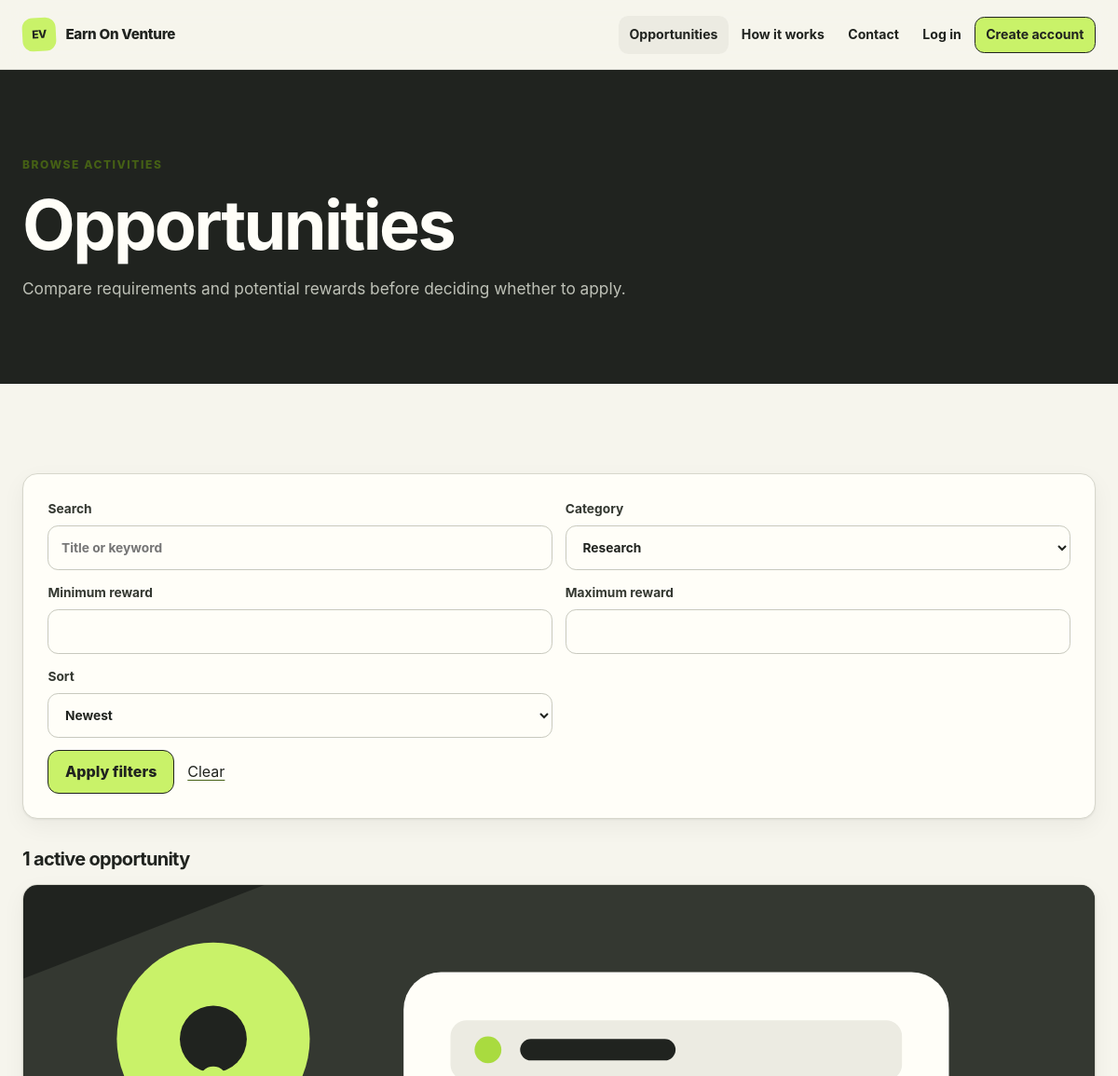
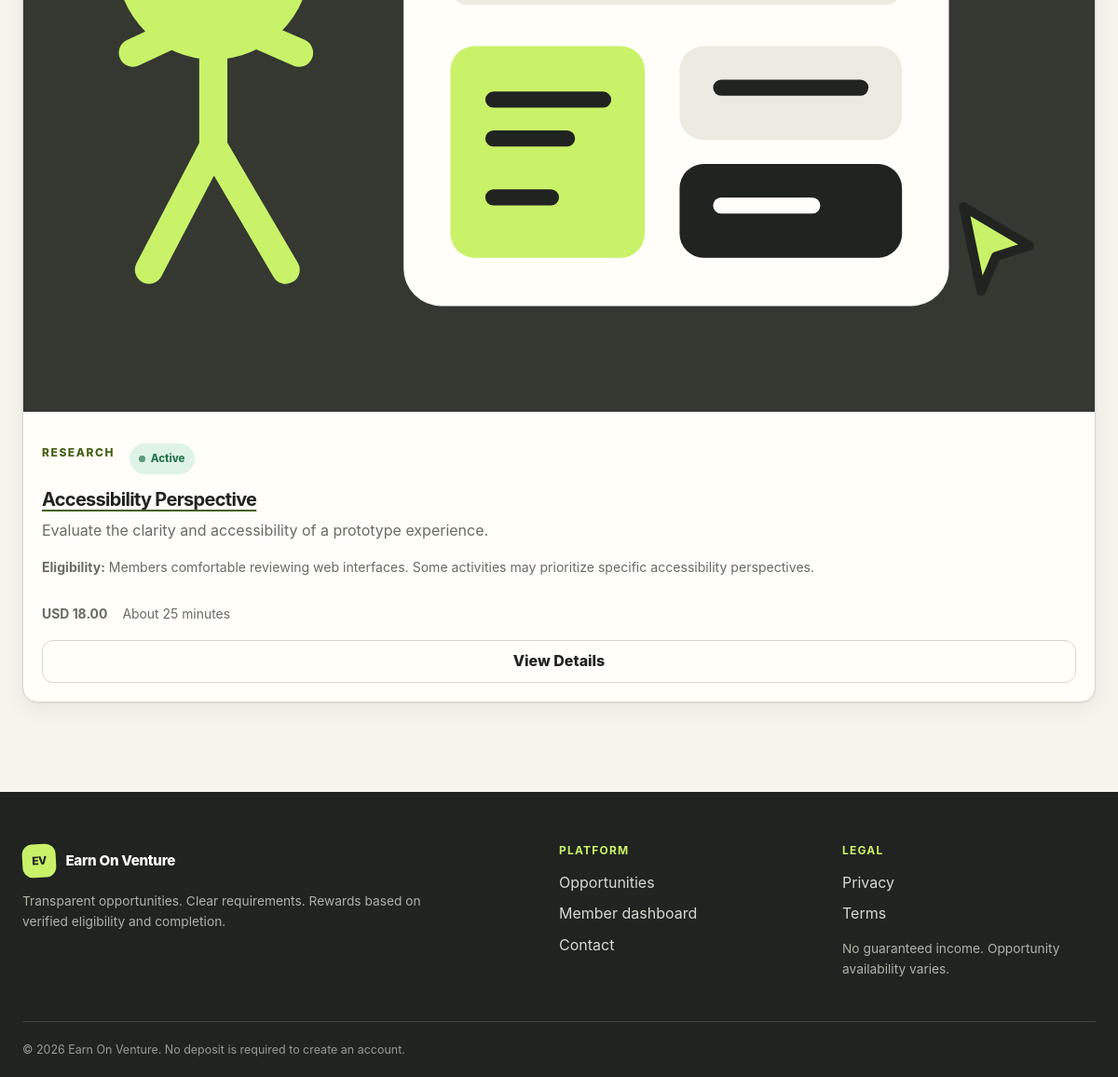
The page /opportunities.php?category=Research on the database its author committed (2 pictures, top to bottom).
### tables this page shows
CREATE TABLE IF NOT EXISTS opportunities (
  id BIGINT UNSIGNED AUTO_INCREMENT PRIMARY KEY,
  title VARCHAR(180) NOT NULL,
  category VARCHAR(80) NOT NULL,
  short_description VARCHAR(300) NOT NULL,
  description TEXT NOT NULL,
  reward_amount DECIMAL(10,2) NOT NULL DEFAULT 0.00,
  currency CHAR(3) NOT NULL DEFAULT 'USD',
  eligibility TEXT NOT NULL,
  requirements TEXT NOT NULL,
  instructions TEXT NOT NULL,
  terms TEXT NOT NULL,
  estimated_minutes SMALLINT UNSIGNED NOT NULL,
  image_path VARCHAR(255) NULL,
  status ENUM('draft','active','inactive') NOT NULL DEFAULT 'draft',
  featured TINYINT(1) NOT NULL DEFAULT 0,
  created_by BIGINT UNSIGNED NULL,
  created_at TIMESTAMP NOT NULL DEFAULT CURRENT_TIMESTAMP,
  updated_at TIMESTAMP NOT NULL DEFAULT CURRENT_TIMESTAMP ON UPDATE CURRENT_TIMESTAMP,
  INDEX idx_opportunities_status_category (status, category),
  INDEX idx_opportunities_reward (reward_amount),
  CONSTRAINT fk_opportunity_creator FOREIGN KEY (created_by) REFERENCES users(id) ON DELETE SET NULL
);

### opportunities.php (the view, shortened to what this page needs)
<?php
require_once __DIR__ . '/functions.php';
$search = trim((string) ($_GET['search'] ?? ''));
$category = trim((string) ($_GET['category'] ?? ''));
$minRewardInput = trim((string) ($_GET['min_reward'] ?? ''));
$maxRewardInput = trim((string) ($_GET['max_reward'] ?? ''));
$sort = (string) ($_GET['sort'] ?? 'newest');
$page = max(1, (int) ($_GET['page'] ?? 1));
$perPage = 9;
$sortOptions = [
    'newest' => 'created_at DESC',
    'reward_high' => 'reward_amount DESC, created_at DESC',
    'reward_low' => 'reward_amount ASC, created_at DESC',
    'time_low' => 'estimated_minutes ASC, created_at DESC',
];
$categoryStmt = db()->prepare("SELECT DISTINCT category FROM opportunities WHERE status = 'active' ORDER BY category");
$categoryStmt->execute();
$categories = $categoryStmt->fetchAll(PDO::FETCH_COLUMN);
$where = ["status = 'active'"];
$params = [];
if ($category !== '') {
    $where[] = 'category = ?';
    $params[] = $category;
}
$whereSql = implode(' AND ', $where);
$countStmt = db()->prepare('SELECT COUNT(*) FROM opportunities WHERE ' . $whereSql);
$countStmt->execute($params);
$total = (int) $countStmt->fetchColumn();
$pages = max(1, (int) ceil($total / $perPage));
$page = min($page, $pages);
$offset = ($page - 1) * $perPage;
$listStmt = db()->prepare('SELECT id, title, category, short_description, reward_amount, currency, eligibility, estimated_minutes, image_path, status FROM opportunities WHERE ' . $whereSql . ' ORDER BY ' . $sortOptions[$sort] . ' LIMIT ? OFFSET ?');
$position = 1;
foreach ($params as $value) {
    $listStmt->bindValue($position++, $value, is_float($value) ? PDO::PARAM_STR : PDO::PARAM_STR);
}
$listStmt->bindValue($position++, $perPage, PDO::PARAM_INT);
$listStmt->bindValue($position, $offset, PDO::PARAM_INT);
$listStmt->execute();
$opportunities = $listStmt->fetchAll();
$query = array_filter([
    'search' => $search,
    'category' => $category,
    'min_reward' => $minRewardInput,
    'max_reward' => $maxRewardInput,
    'sort' => $sort,
], static fn(string $value): bool => $value !== '');
render_header('Opportunities | ' . SITE_NAME, 'Search active feedback and research opportunities by category, reward, and time.');
?>
<section class="page-hero"><div class="container"><p class="eyebrow">Browse activities</p><h1>Opportunities</h1><p>Compare requirements and potential rewards before deciding whether to apply.</p></div></section>
<section class="section"><div class="container">
  <form method="get" class="filters card">
    <label>Search<input type="search" name="search" value="<?= e($search) ?>" placeholder="Title or keyword"></label>
    <label>Category<select name="category"><option value="">All categories</option><?php foreach ($categories as $option): ?><option value="<?= e($option) ?>"<?= $category === $option ? ' selected' : '' ?>><?= e($option) ?></option><?php endforeach; ?></select></label>
    <label>Minimum reward<input type="number" name="min_reward" min="0" step="0.01" value="<?= e($minRewardInput) ?>"></label>
    <label>Maximum reward<input type="number" name="max_reward" min="0" step="0.01" value="<?= e($maxRewardInput) ?>"></label>
    <label>Sort<select name="sort"><option value="newest"<?= $sort === 'newest' ? ' selected' : '' ?>>Newest</option></select></label>
    <div class="filter-actions"><button class="btn" type="submit">Apply filters</button><a href="/opportunities.php">Clear</a></div>
  </form>
  <div class="results-heading"><h2><?= $total ?> active opportunit<?= $total === 1 ? 'y' : 'ies' ?></h2></div>
  <?php if ($opportunities): ?><div class="card-grid"><?php foreach ($opportunities as $item): ?><article class="card opportunity-card">
    <?php if ($item['image_path']): ?><img src="<?= e($item['image_path']) ?>" alt="" loading="lazy"><?php endif; ?><div class="card-meta"><span class="eyebrow"><?= e($item['category']) ?></span><?= status_badge($item['status']) ?></div><h3><a href="/opportunity.php?id=<?= (int) $item['id'] ?>"><?= e($item['title']) ?></a></h3><p><?= e($item['short_description']) ?></p><p class="eligibility"><strong>Eligibility:</strong> <?= e($item['eligibility']) ?></p><div class="opportunity-meta"><strong><?= e($item['currency']) ?> <?= e(number_format((float) $item['reward_amount'], 2)) ?></strong><span>About <?= (int) $item['estimated_minutes'] ?> minutes</span></div><a class="btn btn-secondary" href="/opportunity.php?id=<?= (int) $item['id'] ?>">View Details</a>
  </article><?php endforeach; ?></div><?= pagination_links($page, $pages, $query) ?><?php else: ?><div class="empty-state"><h2>No matching opportunities</h2><p>Try broadening your search or clearing a filter.</p></div><?php endif; ?>
</div></section>
<?php render_footer();

### functions.php (shortened to what this page needs)
<?php
function db(): PDO
{
    static $pdo;
    if ($pdo instanceof PDO) {
        return $pdo;
    }
    $dsn = sprintf('mysql:host=%s;port=%s;dbname=%s;charset=utf8mb4', DB_HOST, DB_PORT, DB_NAME);
    $pdo = new PDO($dsn, DB_USER, DB_PASS, [
        PDO::ATTR_ERRMODE => PDO::ERRMODE_EXCEPTION,
        PDO::ATTR_DEFAULT_FETCH_MODE => PDO::FETCH_ASSOC,
        PDO::ATTR_EMULATE_PREPARES => false,
    ]);
    return $pdo;
}
function e(?string $value): string
{
    return htmlspecialchars($value ?? '', ENT_QUOTES | ENT_SUBSTITUTE, 'UTF-8');
}
function current_user(): ?array
{
    if (empty($_SESSION['user_id'])) {
        return null;
    }
    $stmt = db()->prepare('SELECT id, full_name, email, role, status, auth_version, profile_bio, created_at FROM users WHERE id = ? LIMIT 1');
    $stmt->execute([(int) $_SESSION['user_id']]);
    $user = $stmt->fetch() ?: null;
    return $user;
}
function status_badge(string $status): string
{
    return '<span class="badge badge-' . e($status) . '">' . e(ucfirst($status)) . '</span>';
}
function render_header(string $title, string $description = '', string $bodyClass = ''): void
{
    $user = current_user();
    ?><!doctype html>
<html lang="en">
<head>
  <link rel="stylesheet" href="/assets/css/style.css">
</head>
<body class="<?= e($bodyClass) ?>">
<header class="site-header">
  <div class="container nav-wrap">
    <a class="logo" href="/"><span>EV</span> Earn On Venture</a>
    <nav class="site-nav" id="site-nav" aria-label="Primary">
      <a href="/opportunities.php">Opportunities</a>
      <a href="/#how-it-works">How it works</a>
      <a href="/contact.php">Contact</a>
      <?php if ($user): ?><a href="/dashboard.php">Dashboard</a><a class="btn btn-small" href="/logout.php">Logout</a>
      <?php else: ?><a href="/login.php">Log in</a><a class="btn btn-small" href="/register.php">Create account</a><?php endif; ?>
    </nav>
  </div>
</header>
<main>
<?php
}
function render_footer(): void
{
    ?>
</main>
<footer class="site-footer">
  <div class="container footer-grid">
    <div><a class="logo logo-light" href="/"><span>EV</span> Earn On Venture</a><p>Transparent opportunities. Clear requirements. Rewards based on verified eligibility and completion.</p></div>
    <div><h2>Platform</h2><a href="/opportunities.php">Opportunities</a><a href="/dashboard.php">Member dashboard</a><a href="/contact.php">Contact</a></div>
    <div><h2>Legal</h2><a href="/privacy.php">Privacy</a><a href="/terms.php">Terms</a><p>No guaranteed income. Opportunity availability varies.</p></div>
  </div>
  <div class="container footer-bottom">&copy; <?= date('Y') ?> Earn On Venture. No deposit is required to create an account.</div>
</footer>
</body>
</html><?php
}
    ?>

### rows shown on the page
opportunities: image_path (picture), category "RESEARCH", status "Active", title "Accessibility Perspective", short_description "Evaluate the clarity and accessibility of a prototype experience.", eligibility "Members comfortable reviewing web interfaces. Some activities may prioritize specific accessibility perspectives.", currency "USD", reward_amount "18.00", estimated_minutes "25"

### other values the page prints
$total "1"
form field category "Research"
